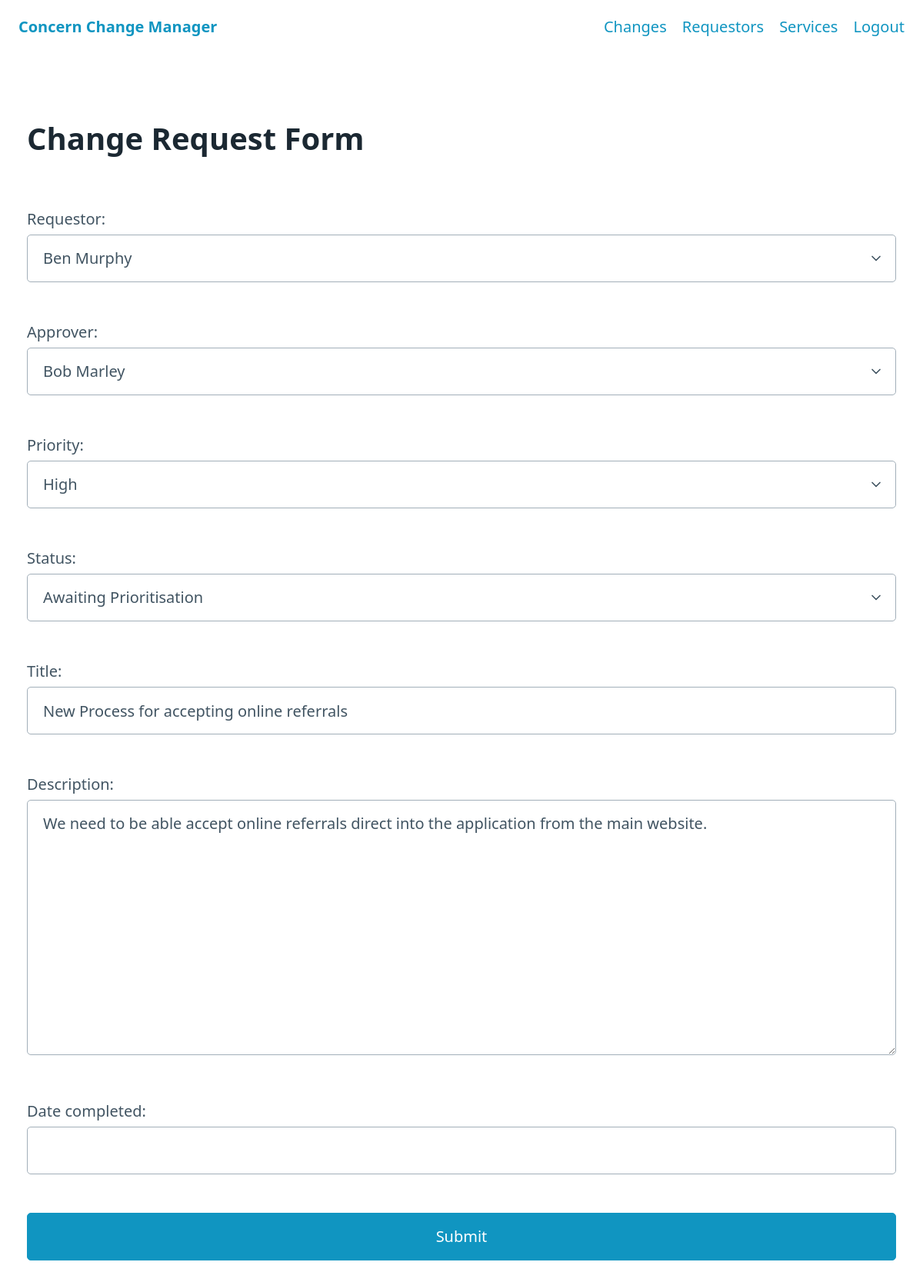
The page /change/2/edit (signed in) on the database its author committed.
### main/models.py (models this page shows, shortened)
class ChangeRequest (models.Model):
    id = models.IntegerField(primary_key=True)
    requestor = models.ForeignKey(
        Requestor, on_delete=models.CASCADE, related_name="requestor_changes")
    approver = models.ForeignKey(
        Requestor, on_delete=models.PROTECT, related_name="approver_changes")
    date_requested = models.DateField(auto_now_add=True)
    PRIORITY_OPTIONS = (
        ("Highest", "Highest"),
        ("Very High", "Very High"),
        ("High", "High"),
        ("Medium", "Medium"),
        ("Low", "Low"),
    )
    priority = models.CharField(max_length=50, choices=PRIORITY_OPTIONS)
    STATUS_OPTIONS = (
        ("New", "New"),
        ("Clinical Assessment", "Clinical Assessment"),
        ("Awaiting Prioritisation", "Awaiting Prioritisation"),
        ("Backlog", "Backlog"),
        ("Development", "Development"),
        ("Testing", "Testing"),
        ("Deployment", "Deployment"),
        ("Complete", "Complete"),
    )
    status = models.CharField(
        max_length=50, choices=STATUS_OPTIONS, default="New")
    title = models.CharField(max_length=50)
    description = models.TextField()
    date_completed = models.DateField(null=True, blank=True)

### main/views.py (the view)
class ChangeRequestUpdateView(UpdateView):
    model = ChangeRequest
    form_class = ChangeRequestForm
    template_name = "main/request-form.html"
    success_url = '/changes'

### main/forms.py (shortened to what this page needs)
class ChangeRequestForm(forms.ModelForm):
    class Meta:
        model = ChangeRequest
        fields = ['requestor', 'approver', 'priority', 'status',
                  'title', 'description', 'date_completed']
    def __init__(self, *args, **kwargs):
        self.request = kwargs.pop('request', None)
        super(ChangeRequestForm, self).__init__(*args, **kwargs)

### main/models.py (called while the page is built)
    @property
    def name(self):
        return self.first_name + ' ' + self.last_name

    def __str__(self):
        return self.name

### main/templates/main/request-form.html (shortened to what this page needs)
{% extends 'form.html' %}
{% block header %}Change Request Form{% endblock header %}

### templates/form.html (shortened to what this page needs)
{% extends 'base.html' %}
{% block content %}
<h1>{% block header %}{% endblock header %}</h1>
<form method="POST">
    {{form.as_p}}
    <input type="submit"></input>
</form>
{% endblock content %}

### rows shown on the page
ChangeRequest: requestor "Ben Murphy", approver "Bob Marley", priority "High", status "Awaiting Prioritisation", title "New Process for accepting online referrals", description "We need to be able accept online referrals direct into the application from the main website."
